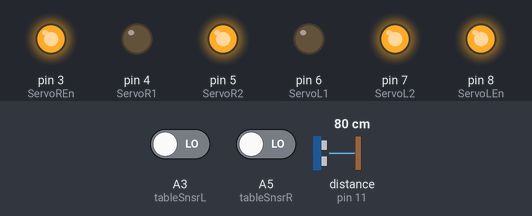
The sketch below on a simulated Arduino Uno, built with avr-gcc and run on an emulated ATmega328P. On the bench: output pins drawn as LEDs (lit = HIGH). Wiring (inferred from the names in the program): ultrasonic range finder: trigger pin 10; echo pin 11. Dashed ring = blinking. Inputs (shaded band) come from the test bench; at power-on: A3 (tableSnsrL) LOW, A5 (tableSnsrR) LOW, distance to the obstacle (sensor on pin 11) 80 cm. The echo pulse lasts 58.3 µs per cm; random numbers use the default seed unless the sketch sets one; pins used as bus, display or sensor lines are not drawn; what the sketch prints to the serial monitor is not drawn.

Above: at 2.2 s.
2.3 s: A3 (tableSnsrL) driven HIGH
At 2.75 s:
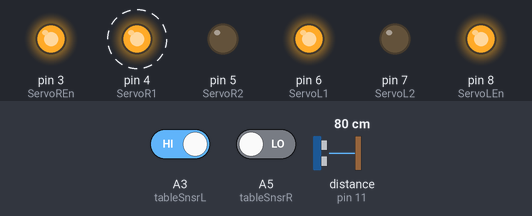
5.3 s: A3 (tableSnsrL) driven LOW
At 7.1 s:
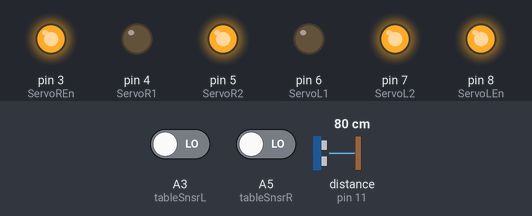
7.4 s: A5 (tableSnsrR) driven HIGH
At 8.6 s:
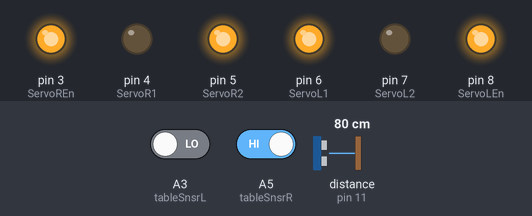
10.4 s: A5 (tableSnsrR) driven LOW
At 12.2 s:
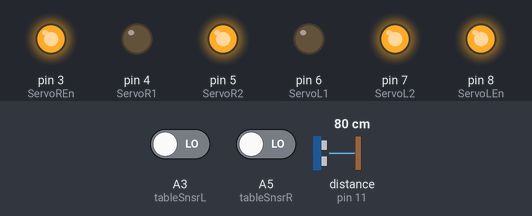
Timing chart, 0 to 13.5 s (numbered marks = the images above; inputs shaded):
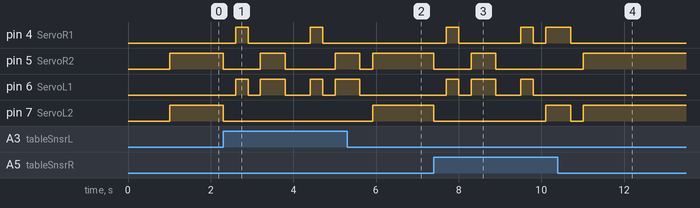

Measured:
- after the input at 2.3 s, pin 4 (ServoR1): alternates HIGH for 0.30 s and LOW for 1.5 s, starting after 0.30 s; pin 5 (ServoR2): HIGH → LOW at once, → HIGH 0.90 s later, → LOW 0.60 s later, → HIGH 1.2 s later
- after the input at 5.3 s, pin 7 (ServoL2): LOW → HIGH after 0.62 s
- after the input at 7.4 s, pin 4 (ServoR1): goes HIGH 0.30 s, LOW 1.5 s, HIGH 0.30 s, LOW 0.30 s, then HIGH, starting after 0.30 s; pin 5 (ServoR2): HIGH → LOW at once, → HIGH 0.90 s later, → LOW 0.60 s later
- after the input at 10.4 s, pin 5 (ServoR2): LOW → HIGH after 0.61 s

The sketch:

SmallBotV3.ino
```cpp
//Define Variables
int ServoL1 = 6;
int ServoL2 = 7;
int ServoLEn = 8;

int ServoR1 = 4;
int ServoR2 = 5;
int ServoREn = 3;

int trigPin = 10;
int echoPin = 11;
// defines variables
long duration; // variable for the duration of sound wave travel
int distance = 105; // variable for the distance measurement

int tableSnsrR = A5;
int tableSnsrL = A3;


void setup() {
  Serial.begin(9600);
  // put your setup code here, to run once:
  pinMode(trigPin, OUTPUT);
  // configure the echo pin to input mode
  pinMode(echoPin, INPUT);
  pinMode(ServoLEn, OUTPUT);
  pinMode(ServoREn, OUTPUT);

  pinMode(ServoL1, OUTPUT);
  pinMode(ServoL2, OUTPUT);

  pinMode(ServoR1, OUTPUT);
  pinMode(ServoR2, OUTPUT);

  analogWrite(ServoLEn, 255);
  analogWrite(ServoREn, 255);

  pinMode(tableSnsrR, INPUT);
   pinMode(tableSnsrL, INPUT);

  // Clears the trigPin condition
  digitalWrite(trigPin, LOW);
  delayMicroseconds(2);
  // Sets the trigPin HIGH (ACTIVE) for 10 microseconds
  digitalWrite(trigPin, HIGH);
  delayMicroseconds(10);
  digitalWrite(trigPin, LOW);
  // Reads the echoPin, returns the sound wave travel time in microseconds
  duration = pulseIn(echoPin, HIGH);
  // Calculating the distance
  distance = duration * 0.034 / 2; // Speed of sound wave divided by 2 (go and back)
  Serial.println(distance);
  delay(1000);


}

void loop() {


  // Clears the trigPin condition
  digitalWrite(trigPin, LOW);
  delayMicroseconds(2);
  // Sets the trigPin HIGH (ACTIVE) for 10 microseconds
  digitalWrite(trigPin, HIGH);
  delayMicroseconds(10);
  digitalWrite(trigPin, LOW);
  // Reads the echoPin, returns the sound wave travel time in microseconds
  duration = pulseIn(echoPin, HIGH);
  // Calculating the distance
  distance = duration * 0.034 / 2; // Speed of sound wave divided by 2 (go and back)
  Serial.println(distance);
  if (digitalRead(tableSnsrR) == HIGH || digitalRead(tableSnsrL) == HIGH) {
    stopAll();

    delay(300);
    backward();
    delay(300);
    stopAll();
    delay(300);
    int numA = random(1, 3);
    if (numA == 1) {

      left();
      delay(600);
      stopAll();

    } else if (numA == 2) {

      right();
      delay(600);
      stopAll();

    }
    delay(300);

  } else if (distance < 9) {//Turn left or right

    stopAll();
    delay(300);
    int num = random(1, 3);
    if (num == 1) {

      while (distance < 9) {
        left();
        delay(600);
        digitalWrite(trigPin, LOW);
        delayMicroseconds(2);
        // Sets the trigPin HIGH (ACTIVE) for 10 microseconds
        digitalWrite(trigPin, HIGH);
        delayMicroseconds(10);
        digitalWrite(trigPin, LOW);
        // Reads the echoPin, returns the sound wave travel time in microseconds
        duration = pulseIn(echoPin, HIGH);
        // Calculating the distance
        distance = duration * 0.034 / 2; // Speed of sound wave divided by 2 (go and back)
        Serial.println(distance);
      }
      stopAll();
      delay(300);

    } else if (num == 2) {

      while (distance < 9) {
        right();
        delay(600);
        digitalWrite(trigPin, LOW);
        delayMicroseconds(2);
        // Sets the trigPin HIGH (ACTIVE) for 10 microseconds
        digitalWrite(trigPin, HIGH);
        delayMicroseconds(10);
        digitalWrite(trigPin, LOW);
        // Reads the echoPin, returns the sound wave travel time in microseconds
        duration = pulseIn(echoPin, HIGH);
        // Calculating the distance
        distance = duration * 0.034 / 2; // Speed of sound wave divided by 2 (go and back)
        Serial.println(distance);
      }
      stopAll();
      delay(300);

    }
  } else {

    forward();

  }
}


void left() {
  digitalWrite(ServoL2, HIGH);
  digitalWrite(ServoL1, LOW);

  digitalWrite(ServoR2, LOW);
  digitalWrite(ServoR1, HIGH);
}
void right() {
  digitalWrite(ServoL2, LOW);
  digitalWrite(ServoL1, HIGH);

  digitalWrite(ServoR2, HIGH);
  digitalWrite(ServoR1, LOW);
}
void forward() {
  digitalWrite(ServoL2, HIGH);
  digitalWrite(ServoL1, LOW);

  digitalWrite(ServoR2, HIGH);
  digitalWrite(ServoR1, LOW);
}
void backward() {
  digitalWrite(ServoL2, LOW);
  digitalWrite(ServoL1, HIGH);

  digitalWrite(ServoR2, LOW);
  digitalWrite(ServoR1, HIGH);
}
void stopAll() {
  digitalWrite(ServoL1, LOW);
  digitalWrite(ServoL2, LOW);
  digitalWrite(ServoR1, LOW);
  digitalWrite(ServoR2, LOW);
}
```
